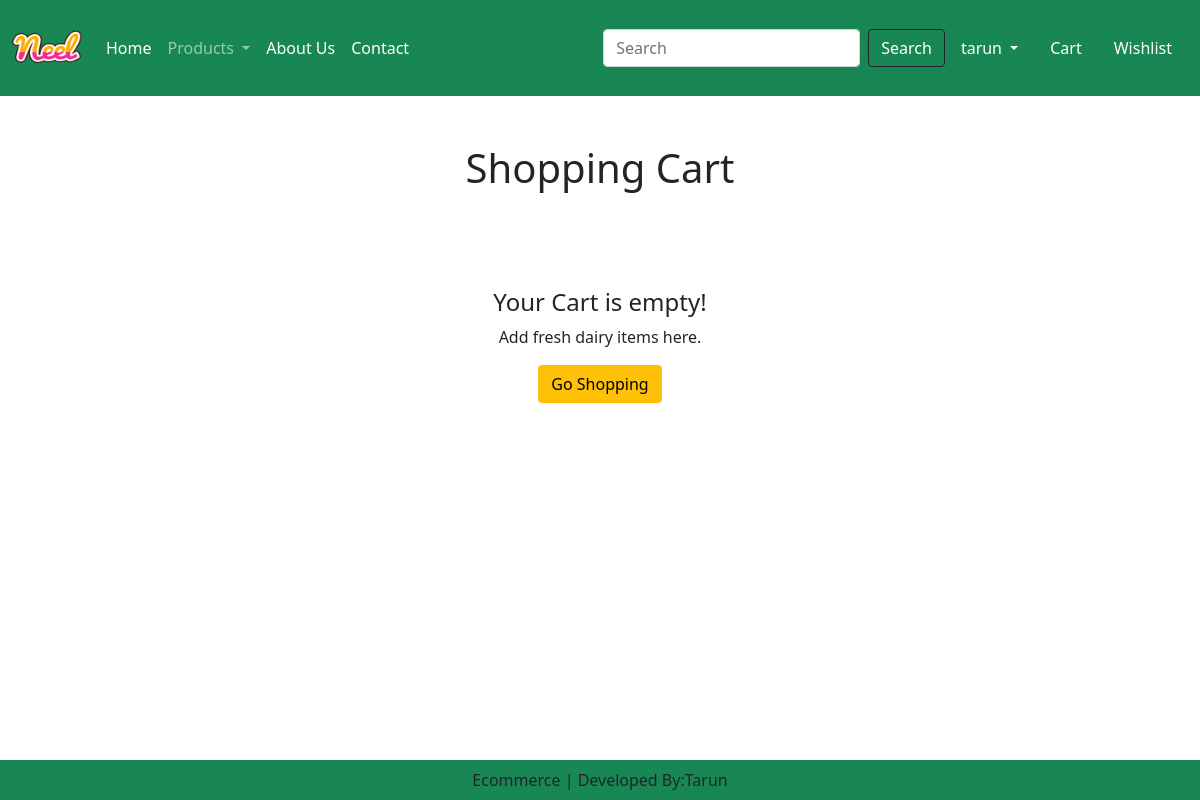
The page /cart/ (signed in) on the database as committed earlier.
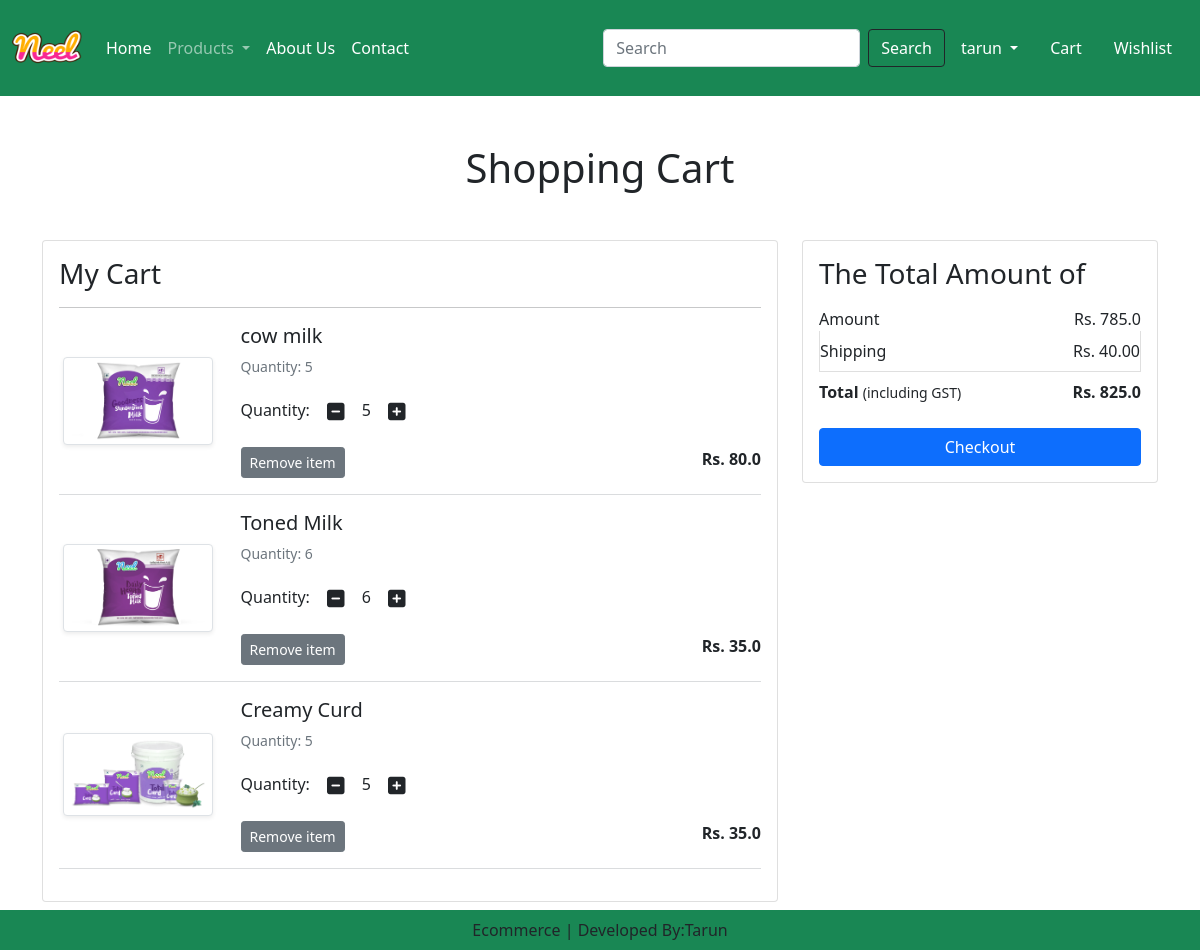
The same page on the database as committed later.
### app/models.py (models this page shows, shortened)
class Cart(models.Model):
    user=models.ForeignKey(User,on_delete=models.CASCADE)
    product=models.ForeignKey(Product,on_delete=models.CASCADE)
    quantity=models.PositiveIntegerField(default=1)

class Product(models.Model):
    title=models.CharField(max_length=100)
    selling_price=models.FloatField()
    discount_price=models.FloatField()
    description=models.TextField()
    composition=models.TextField(default='')
    prodapp=models.TextField(default='')
    category=models.CharField(choices=category_choices,max_length=10)
    product_image=models.ImageField(upload_to='products')

### app/views.py (the view)
# urls.py: path('cart/',views.show_cart,name='show_cart'),
@login_required(login_url='customer_login')
def show_cart(request):
    user=request.user
    carts=Cart.objects.filter(user=user)
    amount=0
    shipping_price=40
    totalamount=0
    if carts:
        for item in carts:
            tempamount=item.product.discount_price*item.quantity
            amount+=tempamount
        totalamount=amount+shipping_price
    return render(request,'app/add_to_cart.html',{'carts':carts,'totalamount':totalamount,'amount':amount})

### app/templates/app/add_to_cart.html
{% extends 'app/base.html' %}
{% load static %}
{% block main-content %}
<div class="container my-5">
  <div class="row">
    <h1 class="text-center mb-5">Shopping Cart</h1>
    {% if carts %}
    <div class="col-sm-8">
      <div class="card">
        <div class="card-body">
          <h3>My Cart</h3>
          <hr>
          {% for item in carts %}
          <div class="row mb-3">
            <div class="col-sm-3 text-center align-self-center"><img src="{{item.product.product_image.url}}" alt=""
                class="img-fluid img-thumbnail shadow-sm" height="150" width="150"> </div>
            <div class="col-sm-9">
              <div>
                <h5>{{item.product.title}}</h5>
                <p class="mb-2 text-muted small">Quantity: {{item.quantity}}</p>
                <div class="my-3">
                  <label for="quantity">Quantity:</label>
                  <a class="minus-cart btn" href="{% url 'minus_cart' item.id %}" pid="{{item.product.id}}"><i
                      class="fas fa-minus-square fa-lg"></i></a>
                  <span id="quantity">{{item.quantity}}</span>
                  <a class="plus-cart btn" href="{% url 'plus_cart' item.id %}" pid="{{item.product.id}}"><i
                      class="fas fa-plus-square fa-lg"></i></a>
                </div>
                <div class="d-flex justify-content-between">
                  <a href="{% url 'remove_from_cart' item.id %}" class="btn btn-sm btn-secondary mr-3 remove-cart"
                    pid="{{item.product.id}}">Remove item </a>
                  <p class="mb-0"><span><strong>Rs. {{item.product.discount_price}}</strong></span></p>
                </div>
              </div>
            </div>
          </div>
          <hr class="text-muted">
          {% endfor %}
        </div>
      </div>
    </div>
    <div class="col-sm-4">
      <div class="card">
        <div class="card-body">
          <h3>The Total Amount of</h3>
          <ul class="list-group">
            <li class="list-group-item d-flex justify-content-between align-items-center border-0 px-0 pb-0">
              Amount<span>Rs. {{amount}}</span></li>
            <li class="list-group-item d-flex justify-content-between align-items-center px-0">Shipping<span>Rs.
                40.00</span></li>
            <li class="list-group-item d-flex justify-content-between align-items-center border-0 px-0 mb-3">
              <div>
                <strong>Total</strong> <small>(including GST)</small>
              </div>
              <span><strong>{% if carts %}Rs. {{totalamount}}{% else %} 0{%endif%}</strong></span>
            </li>
          </ul>
          <div class="d-grid"><a href="{% url 'checkout' %}" class="btn btn-primary">Checkout</a></div>
        </div>
      </div>
    </div>
    {% else %}
            <div class="col-12 text-center py-5">
                <h4>Your Cart is empty!</h4>
                <p>Add fresh dairy items here.</p>
                <a href="{% url 'home' %}" class="btn btn-warning">Go Shopping</a>
            </div>
    {% endif %}
  </div>
</div>
{% endblock main-content %}

Rows that differ between the two databases and show on the page:
added Cart: product.product_image (picture), product "cow milk", quantity "5", product.discount_price "80.0"
added Cart: product.product_image (picture), product "Toned Milk", quantity "6", product.discount_price "35.0"
added Cart: product.product_image (picture), product "Creamy Curd", quantity "5", product.discount_price "35.0"
Other text that changed with them:
{{ amount }}: (not shown) → "785.0"
{{ totalamount }}: (not shown) → "825.0"
text no longer shown: "Your Cart is empty! Add fresh dairy items here. Go Shopping"
text now shown: "My Cart The Total Amount of Amount Rs. Shipping Rs. 40.00 Total (including GST) Rs. Checkout"
